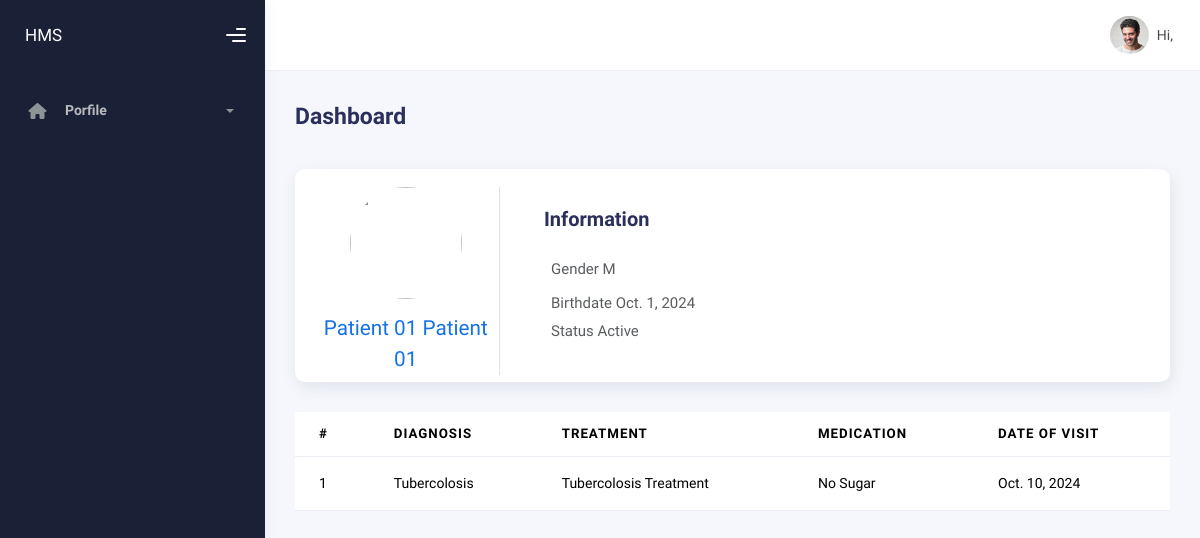
The page / (signed in) on the database its author committed.
### hospital/models.py (models this page shows, shortened)
class Patient(models.Model):
    GENDER_CHOICES = [
        ("M", "Male"),
        ("F", "Female"),
        ("O", "Other"),
    ]
    STATUS_CHOICES = [
        ("Inactive", "Inactive"),
        ("Active", "Active"),
        ("Admission", "Admission"),
        ("Discharge", "Discharge"),
    ]
    user = models.OneToOneField(
        User, on_delete=models.CASCADE, related_name="patient_info"
    )
    first_name = models.CharField(max_length=100)
    last_name = models.CharField(max_length=100)
    gender = models.CharField(max_length=1, choices=GENDER_CHOICES)
    birthdate = models.DateField()
    hospital = models.ForeignKey(
        Hospital, on_delete=models.CASCADE, related_name="patients"
    )
    is_admitted = models.BooleanField(default=False)
    status = models.CharField(max_length=10, choices=STATUS_CHOICES)
    created_at = models.DateTimeField(auto_now_add=True)
    updated_at = models.DateTimeField(auto_now=True)

class MedicalRecord(models.Model):
    patient = models.ForeignKey(
        Patient, on_delete=models.CASCADE, related_name="medical_records"
    )
    diagnosis = models.CharField(max_length=255)
    treatment = models.TextField()
    medications = models.CharField(max_length=255)
    date_of_visit = models.DateField()
    created_at = models.DateTimeField(auto_now_add=True)
    updated_at = models.DateTimeField(auto_now=True)

### app/views.py (the view)
# urls.py: path("", views.home_page, name="home"),
@login_required
def home_page(request):
    user = request.user
    context = {}
    if user.is_staff:
        m = False
        pass
    else:
        patient = user.patient_info
        medical_records = patient.medical_records.all()
        context["patient"] = patient
        context["medical_records"] = medical_records
    return render(request, "app/index.html", context)

### app/templates/app/index.html (shortened to what this page needs)
{% extends "layout/base.html" %}
{% block content %}
    {% if user.is_staff %}
    <div class="row">
        <div class="col-sm-6 col-md-3">
            <div class="card card-stats card-round">
            <div class="card-body">
                <div class="row align-items-center">
                <div class="col-icon">
                    <div
                    class="icon-big text-center icon-primary bubble-shadow-small"
                    >
                    <i class="fas fa-users"></i>
                    </div>
                </div>
                <div class="col col-stats ms-3 ms-sm-0">
                    <div class="numbers">
                    <p class="card-category">Visitors</p>
                    <h4 class="card-title">1,294</h4>
                    </div>
                </div>
                </div>
            </div>
            </div>
        </div>
        <div class="col-sm-6 col-md-3">
            <div class="card card-stats card-round">
            <div class="card-body">
                <div class="row align-items-center">
                <div class="col-icon">
                    <div
                    class="icon-big text-center icon-info bubble-shadow-small"
                    >
                    <i class="fas fa-user-check"></i>
                    </div>
                </div>
                <div class="col col-stats ms-3 ms-sm-0">
                    <div class="numbers">
                    <p class="card-category">Subscribers</p>
                    <h4 class="card-title">1303</h4>
                    </div>
                </div>
                </div>
            </div>
            </div>
        </div>
        <div class="col-sm-6 col-md-3">
            <div class="card card-stats card-round">
            <div class="card-body">
                <div class="row align-items-center">
                <div class="col-icon">
                    <div
                    class="icon-big text-center icon-success bubble-shadow-small"
                    >
                    <i class="fas fa-luggage-cart"></i>
                    </div>
                </div>
                <div class="col col-stats ms-3 ms-sm-0">
                    <div class="numbers">
                    <p class="card-category">Sales</p>
                    <h4 class="card-title">$ 1,345</h4>
                    </div>
                </div>
                </div>
            </div>
            </div>
        </div>
        <div class="col-sm-6 col-md-3">
            <div class="card card-stats card-round">
            <div class="card-body">
                <div class="row align-items-center">
                <div class="col-icon">
                    <div
                    class="icon-big text-center icon-secondary bubble-shadow-small"
                    >
                    <i class="far fa-check-circle"></i>
                    </div>
                </div>
                <div class="col col-stats ms-3 ms-sm-0">
                    <div class="numbers">
                    <p class="card-category">Order</p>
                    <h4 class="card-title">576</h4>
                    </div>
                </div>
                </div>
            </div>
            </div>
        </div>
        </div>
        <div class="row">
            <div class="col-12">
            <div class="card">
                <div class="card-header">
                <div class="card-title">Basic Table</div>
                </div>
                <div class="card-body">
                <div class="card-sub">
                    This is the basic table view of the ready dashboard :
                </div>
                <table class="table mt-3">
                    <thead>
                    <tr>
                        <th scope="col">#</th>
                        <th scope="col">First</th>
                        <th scope="col">Last</th>
                        <th scope="col">Handle</th>
                    </tr>
                    </thead>
                    <tbody>
                    <tr>
                        <td>1</td>
                        <td>Mark</td>
                        <td>Otto</td>
                        <td>@mdo</td>
                    </tr>
                    <tr>
                        <td>2</td>
                        <td>Jacob</td>
                        <td>Thornton</td>
                        <td>@fat</td>
                    </tr>
                    <tr>
                        <td>3</td>
                        <td colspan="2">Larry the Bird</td>
                        <td>@twitter</td>
                    </tr>
                    </tbody>
                </table>
                </div>
            </div>
            <div class="card">
                <div class="card-header">
                <div class="card-title">Striped Rows</div>
                </div>
                <div class="card-body">
                <div class="card-sub">
                    Add
                    <code class="highlighter-rouge">.table-striped</code> to
                    rows the striped table
                </div>
                <table class="table table-striped mt-3">
                    <thead>
                    <tr>
                        <th scope="col">#</th>
                        <th scope="col">First</th>
                        <th scope="col">Last</th>
                        <th scope="col">Handle</th>
                    </tr>
                    </thead>
                    <tbody>
                    <tr>
                        <td>1</td>
                        <td>Mark</td>
                        <td>Otto</td>
                        <td>@mdo</td>
                    </tr>
                    <tr>
                        <td>2</td>
                        <td>Jacob</td>
                        <td>Thornton</td>
                        <td>@fat</td>
                    </tr>
                    <tr>
                        <td>3</td>
                        <td colspan="2">Larry the Bird</td>
                        <td>@twitter</td>
                    </tr>
                    </tbody>
                </table>
                <div class="card-sub">
                    Add
                    <code class="#highlighter-rouge"
                    >.table-striped-bg-*states</code
                    >
                    to change background from striped rows
                </div>
                <table
                    class="table table-striped table-striped-bg-black mt-3"
                >
                    <thead>
                    <tr>
                        <th scope="col">#</th>
                        <th scope="col">First</th>
                        <th scope="col">Last</th>
                        <th scope="col">Handle</th>
                    </tr>
                    </thead>
                    <tbody>
                    <tr>
                        <td>1</td>
                        <td>Mark</td>
                        <td>Otto</td>
                        <td>@mdo</td>
                    </tr>
                    <tr>
                        <td>2</td>
                        <td>Jacob</td>
                        <td>Thornton</td>
                        <td>@fat</td>
                    </tr>
                    <tr>
                        <td>3</td>
                        <td colspan="2">Larry the Bird</td>
                        <td>@twitter</td>
                    </tr>
                    </tbody>
                </table>
                <table
                    class="table table-striped table-striped-bg-danger mt-4"
                >
                    <thead>
                    <tr>
                        <th scope="col">#</th>
                        <th scope="col">First</th>
                        <th scope="col">Last</th>
                        <th scope="col">Handle</th>
                    </tr>
                    </thead>
                    <tbody>
                    <tr>
                        <td>1</td>
                        <td>Mark</td>
                        <td>Otto</td>
                        <td>@mdo</td>
                    </tr>
                    <tr>
                        <td>2</td>
                        <td>Jacob</td>
                        <td>Thornton</td>
                        <td>@fat</td>
                    </tr>
                    <tr>
                        <td>3</td>
                        <td colspan="2">Larry the Bird</td>
                        <td>@twitter</td>
                    </tr>
                    </tbody>
                </table>
                </div>
            </div>
            <div class="card">
                <div class="card-header">
                <div class="card-title">Responsive Table</div>
                </div>
                <div class="card-body">
                <div class="card-sub">
                    Create responsive tables by wrapping any table with
                    <code class="highlighter-rouge">.table-responsive</code>
                    <code class="highlighter-rouge">DIV</code> to make them
                    scroll horizontally on small devices
                </div>
                <div class="table-responsive">
                    <table class="table table-bordered">
                    <thead>
                        <tr>
                        <th>#</th>
                        <th>Table heading</th>
                        <th>Table heading</th>
                        <th>Table heading</th>
                        <th>Table heading</th>
                        <th>Table heading</th>
                        <th>Table heading</th>
                        </tr>
                    </thead>
                    <tbody>
                        <tr>
                        <th scope="row">1</th>
                        <td>Table cell</td>
                        <td>Table cell</td>
                        <td>Table cell</td>
                        <td>Table cell</td>
                        <td>Table cell</td>
                        <td>Table cell</td>
                        </tr>
                        <tr>
                        <th scope="row">2</th>
                        <td>Table cell</td>
                        <td>Table cell</td>
                        <td>Table cell</td>
                        <td>Table cell</td>
                        <td>Table cell</td>
                        <td>Table cell</td>
                        </tr>
                        <tr>
                        <th scope="row">3</th>
                        <td>Table cell</td>
                        <td>Table cell</td>
                        <td>Table cell</td>
                        <td>Table cell</td>
                        <td>Table cell</td>
                        <td>Table cell</td>
                        </tr>
                    </tbody>
                    </table>
                </div>
                </div>
            </div>
            </div>
    </div>
    {% else %}
    <div class="row">
        <div class="col-12">
            <div class="card">
                <div class="card-body pb-0">
                    <div class="row align-items-center">
                        <div class="col-md-3">
                            <div class="text-center border-end">
                                <img src="https://www.freepik.com/premium-vector/user-profile-icon-flat-style-member-avatar-vector-illustration-isolated-background-human-permission-sign-business-concept_44276367.htm" class="img-fluid avatar-xxl rounded-circle" alt="">
                                <h4 class="text-primary font-size-20 mt-3 mb-2">{{ patient.first_name }} {{ patient.last_name }}</h4>
                            </div>
                        </div>
                        <div class="col-md-9">
                            <div class="ms-3">
                                <div>
                                    <h4 class="card-title mb-2">Information</h4>
                                </div>
                                <div class="row my-4">
                                    <div class="col-md-12">
                                        <div>
                                            <p class="text-muted mb-2 fw-medium">Gender {{ patient.gender }}
                                            </p>
                                            <p class="text-muted fw-medium mb-0">Birthdate {{ patient.birthdate }}
                                            </p>
                                            <p class="text-muted fw-medium mb-0">Status {{ patient.status }}
                                            </p>
                                        </div>
                                    </div>
                                </div>
                            </div>
                        </div>
                    </div>
                </div>
            </div>
            <table class="table mt-3">
                <thead>
                    <tr>
                        <th scope="col">#</th>
                        <th scope="col">Diagnosis</th>
                        <th scope="col">Treatment</th>
                        <th scope="col">Medication</th>
                        <th scope="col">Date of Visit</th>
                    </tr>
                </thead>
                <tbody>
                {% for record in medical_records %}
                    <tr>
                        <td>{{ forloop.counter }}</td>
                        <td>{{ record.diagnosis }}</td>
                        <td>{{ record.treatment }}</td>
                        <td>{{ record.medications }}</td>
                        <td>{{ record.date_of_visit }}</td>
                    </tr>
                {% endfor %}
                </tbody>
            </table>
        </div>
    </div>
</div>
    {% endif %}
{% endblock content %}

### rows shown on the page
Patient: first_name "Patient 01", last_name "Patient 01", gender "M", birthdate "Oct. 1, 2024", status "Active"
MedicalRecord: diagnosis "Tubercolosis", treatment "Tubercolosis Treatment", medications "No Sugar", date_of_visit "Oct. 10, 2024"
